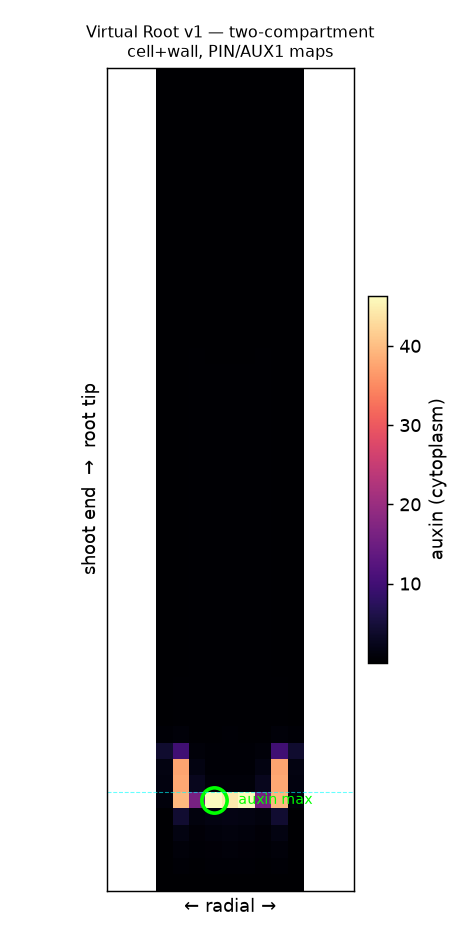

This chart was generated by the following Python code:
"""
Virtual Root v1 — two-compartment (cell + apoplast wall) auxin transport, built to SPEC.md.

Cells (a) and the wall segments between them (W) are separate compartments. Each cell
side has an EFFLUX permeability (low=1 baseline, high=20 where PIN points that way) and
each cell has an INFLUX permeability (20 baseline, 80 where AUX1 present) — the Grieneisen
(2007) scheme. Walls are treated at quasi-steady state. Tissue-specific PIN polarity +
AUX1 influx + elevated QC/columella production should seat the auxin maximum at the QC.
"""
import numpy as np
import matplotlib.pyplot as plt

# ---------- geometry ----------
R, C = 50, 15
c0 = C // 2
rows = np.arange(R)[:, None].repeat(C, 1)
rad = np.abs(np.arange(C) - c0)[None, :].repeat(R, 0)     # radial index from axis
active = rad <= 4                                          # root = stele..epidermis (width 9)

r_qc, r_mer = 44, 30                                       # QC row; meristem upper bound
stele  = rad <= 1
endo   = rad == 2
cortex = rad == 3
epi    = rad == 4
tip    = rows >= r_qc
qc        = active & (rows == r_qc) & (rad <= 1)
columella = active & (rows > r_qc) & (rad <= 2)
lrc       = active & (rows >= r_qc - 2) & (rad >= 3)        # lateral root cap (outer tip)
omni      = qc | columella

# ---------- carrier maps (SPEC §3-4) ----------
EF_BASE, EF_PIN, IN_BASE, IN_AUX1 = 1.0, 20.0, 20.0, 80.0
ef_up = np.full((R, C), EF_BASE); ef_dn = np.full((R, C), EF_BASE)
ef_lf = np.full((R, C), EF_BASE); ef_rt = np.full((R, C), EF_BASE)

# PIN rootward (down): stele, endodermis, meristem cortex (above the tip)
rootward = ((stele | endo) & ~tip) | (cortex & (rows >= r_mer) & ~tip)
ef_dn[rootward] = EF_PIN
# PIN shootward (up): elongation cortex + epidermis (above meristem), and the cap returns up
shootward = (cortex & (rows < r_mer)) | (epi & (rows < r_mer)) | (epi & tip) | lrc
ef_up[shootward] = EF_PIN
# PIN lateral-inward in the tip epidermis -> closes the reflux loop back to the stele
inward_tip = epi & (rows >= r_mer)
ef_rt[inward_tip & (np.arange(C)[None, :] < c0)] = EF_PIN
ef_lf[inward_tip & (np.arange(C)[None, :] > c0)] = EF_PIN
# PIN omnidirectional in the COLUMELLA only (it redistributes auxin laterally).
# The QC itself stays low-efflux -> a trap where downward stele flux accumulates.
for arr in (ef_up, ef_dn, ef_lf, ef_rt):
    arr[columella] = EF_PIN

# AUX1 influx (non-polar): epidermis, cap, columella, QC, tip cortex
pin_in = np.full((R, C), IN_BASE)
aux1 = epi | lrc | columella | qc | (cortex & tip)
pin_in[aux1] = IN_AUX1

# production: baseline everywhere, elevated in columella, highest at the QC
prod = np.where(active, 0.1, 0.0)
prod[columella] = 1.0
prod[qc] = 2.0

k = 0.05                                                   # decay
for arr in (ef_up, ef_dn, ef_lf, ef_rt, pin_in, prod):
    arr[~active] = 0.0

# neighbour-active masks (for boundary efflux to "shoot"/soil)
actL = np.zeros_like(active); actL[:, 1:] = active[:, :-1]
actR = np.zeros_like(active); actR[:, :-1] = active[:, 1:]
actU = np.zeros_like(active); actU[1:, :] = active[:-1, :]
actD = np.zeros_like(active); actD[:-1, :] = active[1:, :]
bL, bR = active & ~actL, active & ~actR
bU, bD = active & ~actU, active & ~actD

# ---------- integrate (quasi-steady-state walls) ----------
a = np.where(active, 0.2, 0.0)
dt, STEPS, TOL = 0.004, 120000, 1e-7
for step in range(STEPS):
    bothV = active[:, :-1] & active[:, 1:]
    denV = pin_in[:, :-1] + pin_in[:, 1:]
    Wv = np.where(bothV, (ef_rt[:, :-1] * a[:, :-1] + ef_lf[:, 1:] * a[:, 1:]) / np.where(denV > 0, denV, 1), 0)
    fL = (pin_in[:, :-1] * Wv - ef_rt[:, :-1] * a[:, :-1]) * bothV
    fR = (pin_in[:, 1:] * Wv - ef_lf[:, 1:] * a[:, 1:]) * bothV

    bothH = active[:-1, :] & active[1:, :]
    denH = pin_in[:-1, :] + pin_in[1:, :]
    Wh = np.where(bothH, (ef_dn[:-1, :] * a[:-1, :] + ef_up[1:, :] * a[1:, :]) / np.where(denH > 0, denH, 1), 0)
    fU = (pin_in[:-1, :] * Wh - ef_dn[:-1, :] * a[:-1, :]) * bothH
    fD = (pin_in[1:, :] * Wh - ef_up[1:, :] * a[1:, :]) * bothH

    da = prod - k * a
    da[:, :-1] += fL; da[:, 1:] += fR
    da[:-1, :] += fU; da[1:, :] += fD
    # boundary efflux: auxin pumped toward an edge/soil leaves the system
    da[bL] -= ef_lf[bL] * a[bL]; da[bR] -= ef_rt[bR] * a[bR]
    da[bU] -= ef_up[bU] * a[bU]; da[bD] -= ef_dn[bD] * a[bD]

    a += dt * da
    a[~active] = 0.0
    if step % 500 == 0 and np.max(np.abs(da[active])) < TOL:
        break

# ---------- report ----------
am = np.where(active, a, -1)
mr, mc = np.unravel_index(np.argmax(am), am.shape)
print(f"converged at step {step}, max auxin {a[mr,mc]:.3f} at (row={mr}, col={mc})")
print(f"QC at row {r_qc}, axis col {c0}; max in tip zone: {mr >= r_qc-1}; near axis: {abs(mc-c0)<=2}")

# ---------- plot ----------
disp = np.where(active, a, np.nan)
fig, ax = plt.subplots(figsize=(3.6, 7.2))
im = ax.imshow(disp, cmap="magma", origin="upper", aspect="equal")
ax.plot(mc, mr, "o", mfc="none", mec="lime", ms=14, mew=2)
ax.annotate("auxin max", (mc, mr), (mc + 1.5, mr), color="lime", fontsize=8, va="center")
ax.axhline(r_qc - 0.5, color="cyan", lw=0.6, ls="--", alpha=0.6)
ax.set_title("Virtual Root v1 — two-compartment\ncell+wall, PIN/AUX1 maps", fontsize=9)
ax.set_xlabel("← radial →"); ax.set_ylabel("shoot end  →  root tip")
ax.set_xticks([]); ax.set_yticks([])
fig.colorbar(im, ax=ax, fraction=0.05, pad=0.04, label="auxin (cytoplasm)")
fig.tight_layout()
out = __file__.replace("auxin_v1.py", "auxin_v1.png")
fig.savefig(out, dpi=130)
print("saved", out)
